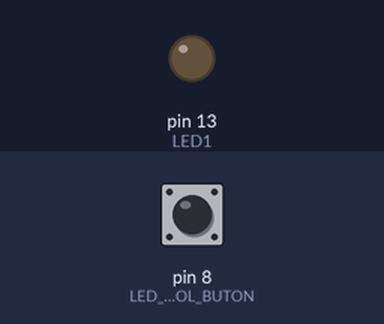
Recording of a sketch running on a simulated Arduino Uno, built with avr-gcc and run on an emulated ATmega328P. Parts: output pins drawn as LEDs (lit = HIGH). The inputs (shaded band) are chosen by the test bench; at power-on: pin 8 (LED_KONTROL_BUTON) HIGH.

Above: at 1.2 s.
1.3 s: pin 8 (LED_KONTROL_BUTON) pulled LOW for 0.15 s
At 1.37 s:
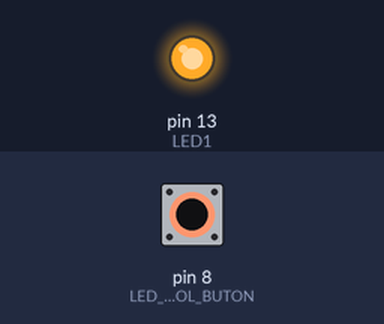
2.9 s: pin 8 (LED_KONTROL_BUTON) pulled LOW for 3.2 s
At 7.2 s:
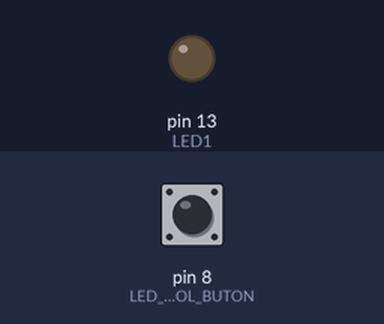
Timing chart, 0 to 8.7 s (numbered marks = the images above; inputs shaded):
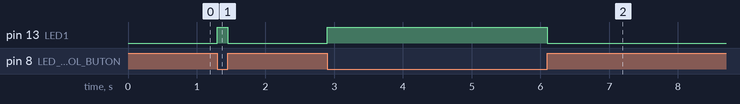

The sketch:

pullUp_2.ino
```cpp
#define LED_KONTROL_BUTON 8
#define LED1 13

void setup() {
  // put your setup code here, to run once:
  pinMode(LED_KONTROL_BUTON,INPUT_PULLUP);//INPUT_PULLUP=2(int) giriş ama PULLUP direnci bağlı gibi
  pinMode(LED1,OUTPUT);//yani 13 nolu pini çıkış yap
}

void loop() {
  // put your main code here, to run repeatedly:
  int okunanDeger = digitalRead(LED_KONTROL_BUTON);
  digitalWrite(LED1,!okunanDeger);
}
```

Measured:
- after the input at 1.3 s, pin 13 (LED1): LOW → HIGH at once, → LOW 0.15 s later
- after the input at 2.9 s, pin 13 (LED1): LOW → HIGH at once, → LOW 3.2 s later
